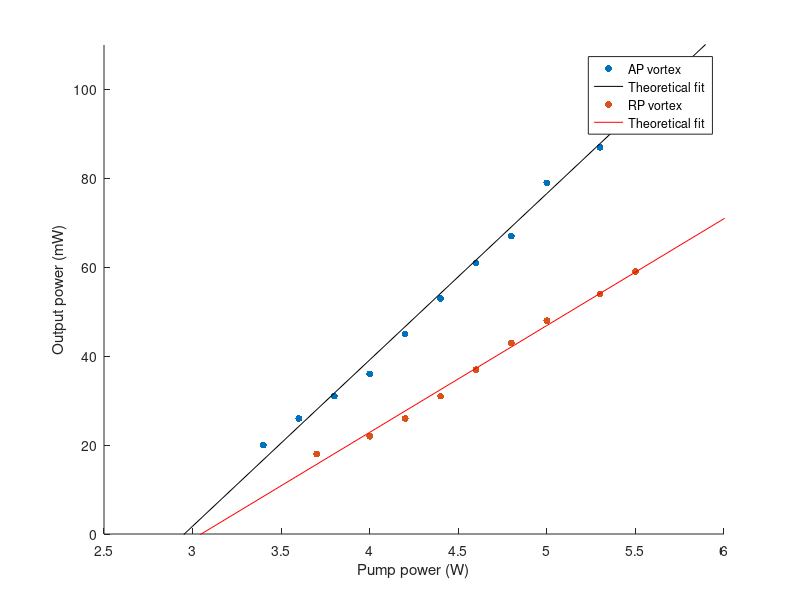

Write the MATLAB code that produced this figure.
clear all
close all
clc

x1=[5.5,5.3,5,4.8,4.6,4.4,4.2,4,3.8,3.6,3.4];
y1=[98,87,79,67,61,53,45,36,31,26,20];

x2=[5.5,5.3,5,4.8,4.6,4.4,4.2,4,3.7];
y2=[59,54,48,43,37,31,26,22,18];

size=25;



%%
p1=polyfit(x1,y1,1);
x1_2=1:1:10;
y1_2=polyval(p1,x1_2);

%%
p2=polyfit(x2,y2,1);
x2_2=1:1:10;
y2_2=polyval(p2,x2_2);
scatter(x1,y1,size,"filled",'black')
hold on
plot(x1_2,y1_2,'black')
scatter(x2,y2,25,"filled",'red')
hold on
plot(x2_2,y2_2,'red')
xlim([2.5 6]);
ylim([0 110]);
xlabel('Pump power (W)')
ylabel('Output power (mW)')
a1=legend('AP vortex','Theoretical fit','RP vortex','Theoretical fit');
%a1=legend('AP vortex','1.4% Slope efficiency','RP vortex','1.0% Slope efficiency');
%saveas(jpg,AP)